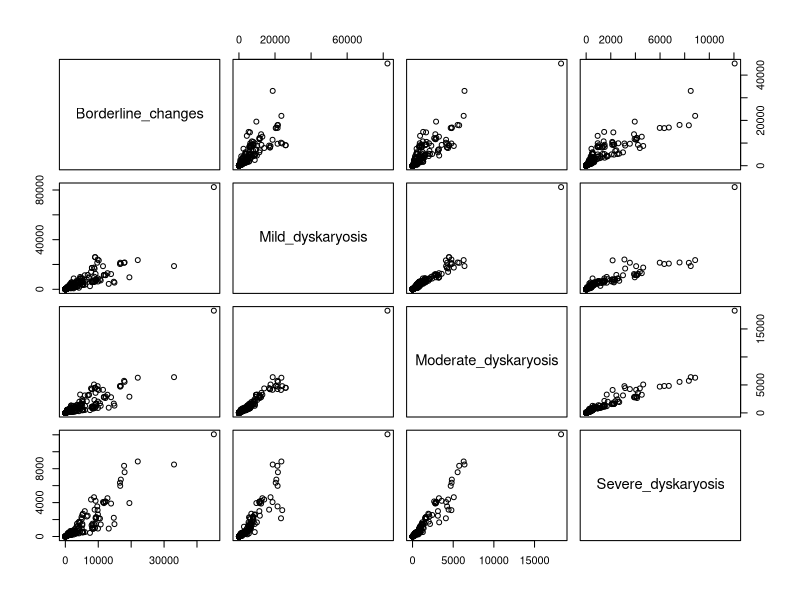
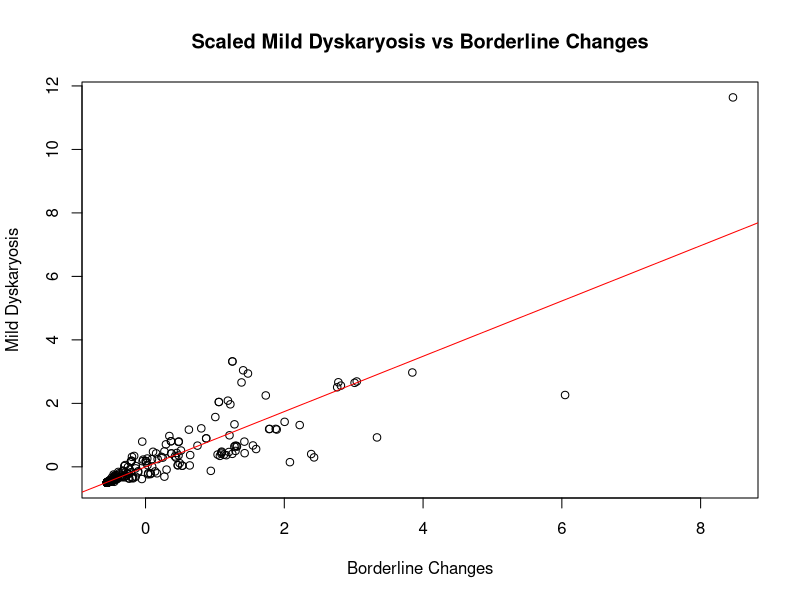
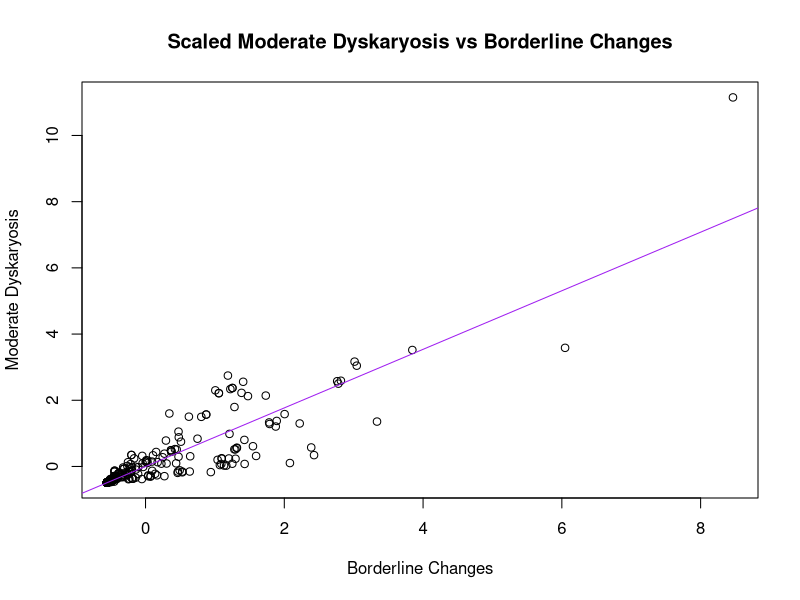
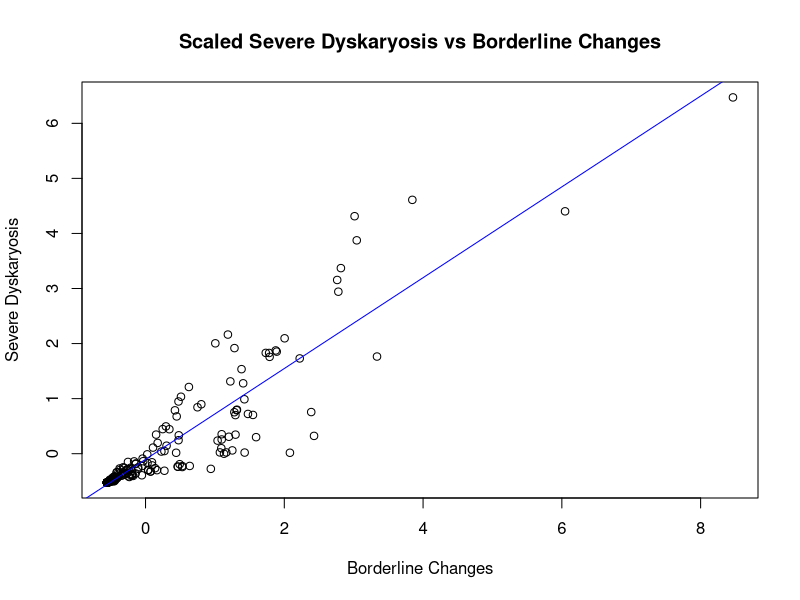
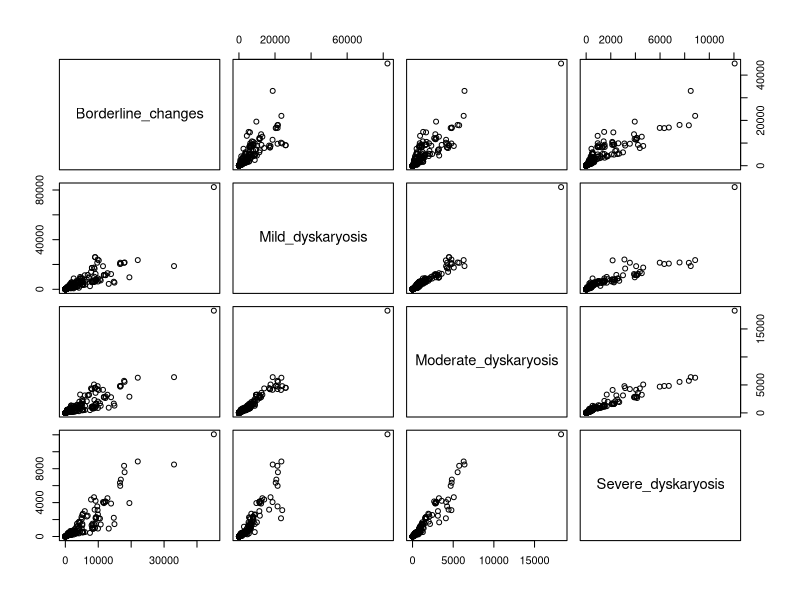
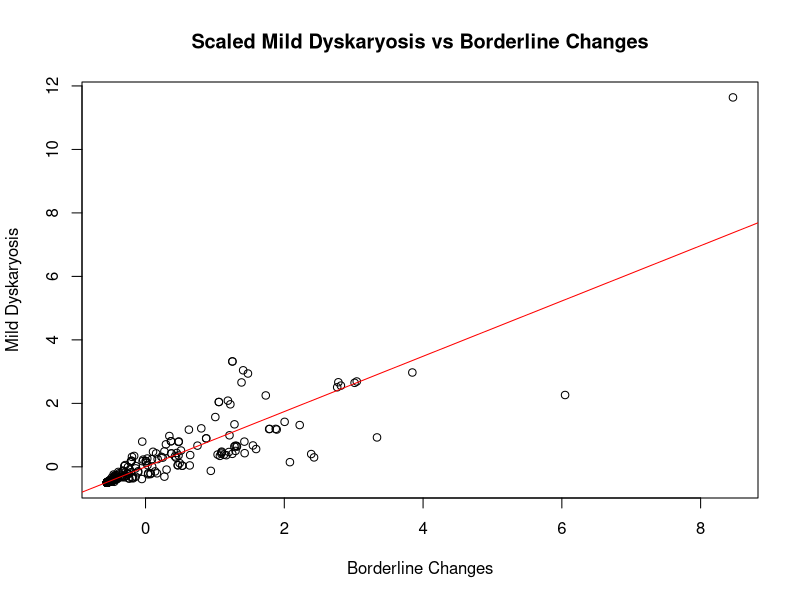
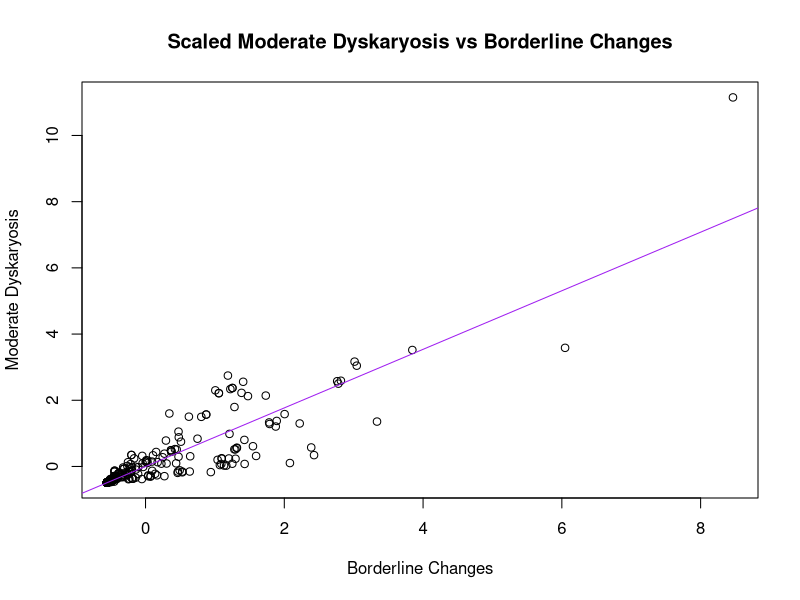
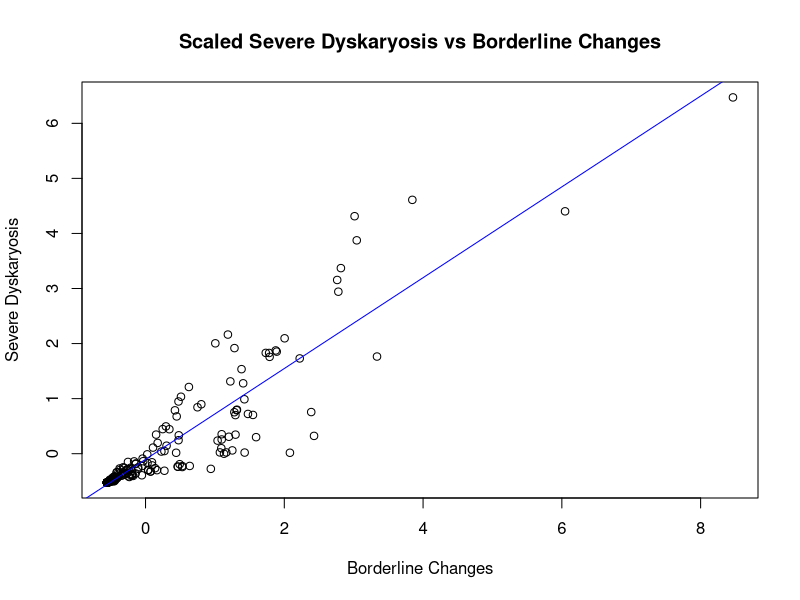

Write the R code that produced these figures, in order.
## ---- chunk 1
knitr::opts_chunk$set(echo = TRUE,
                      fig.align = 'center')
## ---- chunk 2
source <- 
  read.csv("cervical-programme-annual-2022-23-csvs/kc61_sample_result_age_source.csv")

dim(source)

#columns of interest: Indicator (age), Borderline changes, mild, moderate,
#and severe dyskaryosis

#only column that has NA's is severe dyskaryosis; sub in values for NA to clean
source$Severe_dyskaryosis <- gsub("not included", NA, source$Severe_dyskaryosis)
sum(is.na(source$Severe_dyskaryosis) == TRUE)

uniq_ind <- unique(source$Indicator)
for (i in 1:length(uniq_ind)){
  source$Indicator <- gsub(uniq_ind[i], i, source$Indicator)
} 
source$Indicator <- as.numeric(source$Indicator)
#changing each age group to correspond with a number from 1-19. for example, <20 is 1

#removing NAs and converting to numeric values
severe_NA <- source[is.na(source$Severe_dyskaryosis) == FALSE, ]
severe_NA$Severe_dyskaryosis <- as.numeric(severe_NA$Severe_dyskaryosis)

comparison_data <- source[,c("Borderline_changes", "Mild_dyskaryosis", "Moderate_dyskaryosis","Severe_dyskaryosis")]
comparison_data$Severe_dyskaryosis <- as.numeric(comparison_data$Severe_dyskaryosis)
## ---- chunk 3
## Subset source data for only borderline changes and mild, moderate, severe dyskaryosis

comparison_data <- source[,c("Borderline_changes", "Mild_dyskaryosis", "Moderate_dyskaryosis","Severe_dyskaryosis")]
comparison_data$Severe_dyskaryosis <- as.numeric(comparison_data$Severe_dyskaryosis)

pairs(comparison_data)
## ---- chunk 4
scaled_data <- as.data.frame(scale(comparison_data))

# mild dyskaryosis scaled
scaled_mild_model <- lm(Mild_dyskaryosis ~ Borderline_changes, data = scaled_data)
plot(scaled_data$Borderline_changes, scaled_data$Mild_dyskaryosis,
     main = "Scaled Mild Dyskaryosis vs Borderline Changes",
     xlab = "Borderline Changes",
     ylab = "Mild Dyskaryosis")
abline(scaled_mild_model, col = 'red')
summary(scaled_mild_model)

# moderate dyskaryosis scaled
scaled_mod_model <- lm(Moderate_dyskaryosis ~ Borderline_changes, data = scaled_data)
plot(scaled_data$Borderline_changes, scaled_data$Moderate_dyskaryosis,
     main = "Scaled Moderate Dyskaryosis vs Borderline Changes",
     xlab = "Borderline Changes",
     ylab = "Moderate Dyskaryosis")
abline(scaled_mod_model, col = 'purple')
summary(scaled_mod_model)

# severe dyskaryosis scaled
scaled_severe_model <- lm(Severe_dyskaryosis ~ Borderline_changes, data = scaled_data)
plot(scaled_data$Borderline_changes, scaled_data$Severe_dyskaryosis,
     main = "Scaled Severe Dyskaryosis vs Borderline Changes",
     xlab = "Borderline Changes",
     ylab = "Severe Dyskaryosis")
abline(scaled_severe_model, col = 'blue')
summary(scaled_severe_model)
## ---- chunk 5
#splitting data into test and train
train_index <- 1:165
test_index <- 166:nrow(comparison_data)

train_frame <- comparison_data[train_index,]
test_frame <- comparison_data[test_index,]


train_model <- lm(Severe_dyskaryosis ~ ., data = train_frame)
summary(train_model)

back_BIC <- step(train_model, direction = "backward", 
                 k = log(nrow(train_frame)), trace = 0)
summary(back_BIC)

back_MIC <- step(train_model, direction = "backward", 
                 k = nrow(train_frame), trace = 0)
summary(back_MIC)
## ---- chunk 6
test_MIC <- predict(back_MIC, test_frame)
test_BIC <- predict(back_BIC, test_frame)

cor(test_MIC, test_frame$Severe_dyskaryosis, use = "complete.obs")^2 #r-squared for back_MIC model
cor(test_BIC, test_frame$Severe_dyskaryosis, use = "complete.obs")^2 #r-squared for back_BIC model

errors_MIC <- test_frame$Severe_dyskaryosis - test_MIC
errors_BIC <- test_frame$Severe_dyskaryosis - test_BIC

sqrt(mean(errors_MIC^2, na.rm = TRUE)) #RMSE for back_MIC
sqrt(mean(errors_BIC^2, na.rm = TRUE)) #RMSE for back_BIC

mean(abs(errors_MIC), na.rm = TRUE) #MAE for back_MIC
mean(abs(errors_BIC), na.rm = TRUE) #MAE for back_BIC
## ---- chunk 7
row_select <- sample(1:nrow(severe_NA), nrow(severe_NA) / 2)
col_exclude <- c(1:8, 17)

source_train <- severe_NA[row_select, -col_exclude]
source_test <- severe_NA[-row_select, -col_exclude]

suppressMessages(library(glmnet))

cn <- colnames(source_train)
exclude <- which(cn == "Severe_dyskaryosis" | cn == "CollectionYearRange")
X <- as.matrix(source_train[ , -exclude])

suppressWarnings(source_lasso <- cv.glmnet(X, source_train$Severe_dyskaryosis))
coef(source_lasso)

Y <- as.matrix(source_test[ , -exclude])
suppressWarnings(source_predict <- predict(source_lasso, newx = Y))

cor(source_predict, source_test$Severe_dyskaryosis) ^ 2
source_errors <- source_test$Severe_dyskaryosis - source_predict
sqrt(mean(source_errors ^ 2))  
mean(abs(source_errors))
  
## ---- chunk 8
lasso_data <- severe_NA[severe_NA$CollectionYearRange == "2022-23" &
                          suppressWarnings(severe_NA$Indicator == c(1:13)), ]
row_select <- sample(1:nrow(lasso_data), nrow(lasso_data) / 2)
col_exclude <- c(1:8, 17)

source_train <- lasso_data[row_select, -col_exclude]
source_test <- lasso_data[-row_select, -col_exclude]

cn <- colnames(source_train)
exclude <- which(cn == "Severe_dyskaryosis")
X <- as.matrix(source_train[ , -exclude])

suppressWarnings(source_lasso <- cv.glmnet(X, source_train$Severe_dyskaryosis))
coef(source_lasso)

Y <- as.matrix(source_test[ , -exclude])
suppressWarnings(source_predict <- predict(source_lasso, newx = Y))

cor(source_predict, source_test$Severe_dyskaryosis) ^ 2
source_errors <- source_test$Severe_dyskaryosis - source_predict
sqrt(mean(source_errors ^ 2))  
mean(abs(source_errors))
  
## ---- chunk 9
source <- 
  read.csv("cervical-programme-annual-2022-23-csvs/kc61_sample_result_age_source.csv")

dim(source)

#columns of interest: Indicator (age), Borderline changes, mild, moderate,
#and severe dyskaryosis

#only column that has NA's is severe dyskaryosis; sub in values for NA to clean
source$Severe_dyskaryosis <- gsub("not included", NA, source$Severe_dyskaryosis)
sum(is.na(source$Severe_dyskaryosis) == TRUE)

uniq_ind <- unique(source$Indicator)
for (i in 1:length(uniq_ind)){
  source$Indicator <- gsub(uniq_ind[i], i, source$Indicator)
} 
source$Indicator <- as.numeric(source$Indicator)
#changing each age group to correspond with a number from 1-19. for example, <20 is 1

#removing NAs and converting to numeric values
severe_NA <- source[is.na(source$Severe_dyskaryosis) == FALSE, ]
severe_NA$Severe_dyskaryosis <- as.numeric(severe_NA$Severe_dyskaryosis)

comparison_data <- source[,c("Borderline_changes", "Mild_dyskaryosis", "Moderate_dyskaryosis","Severe_dyskaryosis")]
comparison_data$Severe_dyskaryosis <- as.numeric(comparison_data$Severe_dyskaryosis)
## ---- chunk 10
## Subset source data for only borderline changes and mild, moderate, severe dyskaryosis

comparison_data <- source[,c("Borderline_changes", "Mild_dyskaryosis", "Moderate_dyskaryosis","Severe_dyskaryosis")]
comparison_data$Severe_dyskaryosis <- as.numeric(comparison_data$Severe_dyskaryosis)

pairs(comparison_data)
## ---- chunk 11
scaled_data <- as.data.frame(scale(comparison_data))

# mild dyskaryosis scaled
scaled_mild_model <- lm(Mild_dyskaryosis ~ Borderline_changes, data = scaled_data)
plot(scaled_data$Borderline_changes, scaled_data$Mild_dyskaryosis,
     main = "Scaled Mild Dyskaryosis vs Borderline Changes",
     xlab = "Borderline Changes",
     ylab = "Mild Dyskaryosis")
abline(scaled_mild_model, col = 'red')
summary(scaled_mild_model)

# moderate dyskaryosis scaled
scaled_mod_model <- lm(Moderate_dyskaryosis ~ Borderline_changes, data = scaled_data)
plot(scaled_data$Borderline_changes, scaled_data$Moderate_dyskaryosis,
     main = "Scaled Moderate Dyskaryosis vs Borderline Changes",
     xlab = "Borderline Changes",
     ylab = "Moderate Dyskaryosis")
abline(scaled_mod_model, col = 'purple')
summary(scaled_mod_model)

# severe dyskaryosis scaled
scaled_severe_model <- lm(Severe_dyskaryosis ~ Borderline_changes, data = scaled_data)
plot(scaled_data$Borderline_changes, scaled_data$Severe_dyskaryosis,
     main = "Scaled Severe Dyskaryosis vs Borderline Changes",
     xlab = "Borderline Changes",
     ylab = "Severe Dyskaryosis")
abline(scaled_severe_model, col = 'blue')
summary(scaled_severe_model)
## ---- chunk 12
#splitting data into test and train
train_index <- 1:165
test_index <- 166:nrow(comparison_data)

train_frame <- comparison_data[train_index,]
test_frame <- comparison_data[test_index,]


train_model <- lm(Severe_dyskaryosis ~ ., data = train_frame)
summary(train_model)

back_BIC <- step(train_model, direction = "backward", 
                 k = log(nrow(train_frame)), trace = 0)
summary(back_BIC)

back_MIC <- step(train_model, direction = "backward", 
                 k = nrow(train_frame), trace = 0)
summary(back_MIC)
## ---- chunk 13
test_MIC <- predict(back_MIC, test_frame)
test_BIC <- predict(back_BIC, test_frame)

cor(test_MIC, test_frame$Severe_dyskaryosis, use = "complete.obs")^2 #r-squared for back_MIC model
cor(test_BIC, test_frame$Severe_dyskaryosis, use = "complete.obs")^2 #r-squared for back_BIC model

errors_MIC <- test_frame$Severe_dyskaryosis - test_MIC
errors_BIC <- test_frame$Severe_dyskaryosis - test_BIC

sqrt(mean(errors_MIC^2, na.rm = TRUE)) #RMSE for back_MIC
sqrt(mean(errors_BIC^2, na.rm = TRUE)) #RMSE for back_BIC

mean(abs(errors_MIC), na.rm = TRUE) #MAE for back_MIC
mean(abs(errors_BIC), na.rm = TRUE) #MAE for back_BIC
## ---- chunk 14
row_select <- sample(1:nrow(severe_NA), nrow(severe_NA) / 2)
col_exclude <- c(1:8, 17)

source_train <- severe_NA[row_select, -col_exclude]
source_test <- severe_NA[-row_select, -col_exclude]

suppressMessages(library(glmnet))

cn <- colnames(source_train)
exclude <- which(cn == "Severe_dyskaryosis" | cn == "CollectionYearRange")
X <- as.matrix(source_train[ , -exclude])

suppressWarnings(source_lasso <- cv.glmnet(X, source_train$Severe_dyskaryosis))
coef(source_lasso)

Y <- as.matrix(source_test[ , -exclude])
suppressWarnings(source_predict <- predict(source_lasso, newx = Y))

cor(source_predict, source_test$Severe_dyskaryosis) ^ 2
source_errors <- source_test$Severe_dyskaryosis - source_predict
sqrt(mean(source_errors ^ 2))  
mean(abs(source_errors))
  
## ---- chunk 15
lasso_data <- severe_NA[severe_NA$CollectionYearRange == "2022-23" &
                          suppressWarnings(severe_NA$Indicator == c(1:13)), ]
row_select <- sample(1:nrow(lasso_data), nrow(lasso_data) / 2)
col_exclude <- c(1:8, 17)

source_train <- lasso_data[row_select, -col_exclude]
source_test <- lasso_data[-row_select, -col_exclude]

cn <- colnames(source_train)
exclude <- which(cn == "Severe_dyskaryosis")
X <- as.matrix(source_train[ , -exclude])

suppressWarnings(source_lasso <- cv.glmnet(X, source_train$Severe_dyskaryosis))
coef(source_lasso)

Y <- as.matrix(source_test[ , -exclude])
suppressWarnings(source_predict <- predict(source_lasso, newx = Y))

cor(source_predict, source_test$Severe_dyskaryosis) ^ 2
source_errors <- source_test$Severe_dyskaryosis - source_predict
sqrt(mean(source_errors ^ 2))  
mean(abs(source_errors))
  
